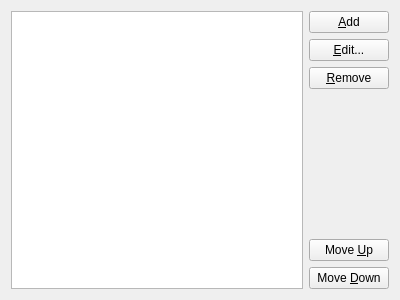
<?xml version="1.0" encoding="UTF-8"?>
<ui version="4.0">
 <class>OperationsTab</class>
 <widget class="QWidget" name="OperationsTab">
  <property name="geometry">
   <rect>
    <x>0</x>
    <y>0</y>
    <width>400</width>
    <height>300</height>
   </rect>
  </property>
  <property name="windowTitle">
   <string>OperationsTab</string>
  </property>
  <layout class="QHBoxLayout" name="horizontalLayout">
   <item>
    <widget class="QTableWidget" name="tableWidget"/>
   </item>
   <item>
    <layout class="QVBoxLayout" name="verticalLayout">
     <item>
      <widget class="QPushButton" name="addButton">
       <property name="text">
        <string>&amp;Add</string>
       </property>
      </widget>
     </item>
     <item>
      <widget class="QPushButton" name="editButton">
       <property name="text">
        <string>&amp;Edit...</string>
       </property>
      </widget>
     </item>
     <item>
      <widget class="QPushButton" name="removeButton">
       <property name="text">
        <string>&amp;Remove</string>
       </property>
      </widget>
     </item>
     <item>
      <spacer name="verticalSpacer">
       <property name="orientation">
        <enum>Qt::Vertical</enum>
       </property>
       <property name="sizeHint" stdset="0">
        <size>
         <width>20</width>
         <height>40</height>
        </size>
       </property>
      </spacer>
     </item>
     <item>
      <widget class="QPushButton" name="moveUpButton">
       <property name="text">
        <string>Move &amp;Up</string>
       </property>
      </widget>
     </item>
     <item>
      <widget class="QPushButton" name="moveDownButton">
       <property name="text">
        <string>Move &amp;Down</string>
       </property>
      </widget>
     </item>
    </layout>
   </item>
  </layout>
 </widget>
 <layoutdefault spacing="6" margin="11"/>
 <resources/>
 <connections/>
</ui>
